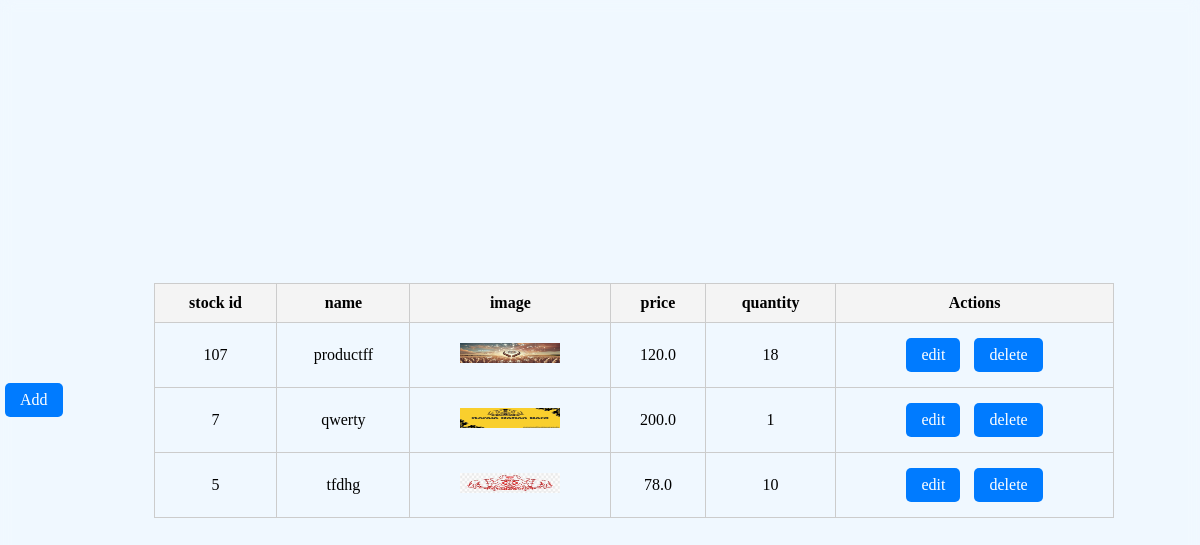
The app's page /addandupdatestock with its own data.
### administrator/models.py (models this page shows)
class stocktable(models.Model):
    SHOP=models.ForeignKey(Shopprofile,on_delete=models.CASCADE,null=True,blank=True)
    stockid=models.IntegerField(null=True,blank=True)
    name=models.CharField(max_length=100,null=True,blank=True)
    image=models.FileField()
    price=models.FloatField(null=True,blank=True)
    quantity=models.IntegerField(null=True,blank=True)

### administrator/views.py (the view)
# urls.py: path('addandupdatestock',addandupdatestock.as_view(),name='addandupdatestock'),
class addandupdatestock(View):
    def get(self,request):
        c=stocktable.objects.all()
        return render(request,'ration shop/addandupdate/addandupdatestock.html',{'a':c})

### templates/ration shop/addandupdate/addandupdatestock.html (shortened to what this page needs)
{% load static %}
<!DOCTYPE html>
<html lang="en">
<head>
    <link rel="stylesheet" href="{% static 'css/verifyshop.css' %}">
</head>
<body>
    <table>
        <tr>
            <th>stock id</th>
            <th>name</th>
            <th>image</th>
            <th>price</th>
            <th>quantity</th>
            <th>Actions</th>
        </tr>
        {% for i in a %}
        <tr>
            <td>{{i.stockid}}</td>
            <td>{{i.name}}</td>
            <td><img src="{{i.image.url}}" width="100" height="20"></td>
            <td>{{i.price}}</td>
            <td>{{i.quantity}}</td>
            <td>
                <a href="/editstock/{{i.id}}">edit</a>
                <a href="/deletestock/{{i.id}}" class="">delete</a>
            </td>
        </tr>
        {% endfor %}
        <tr>
            <a href="addstock">Add</a>
        </tr>
    </table>
</body>
</html>

### static/css/verifyshop.css (style rules this page uses)
* { padding: 0%; box-sizing: border-box; margin: 0%; }
body { display: flex; justify-content: center; height: 100vh; font-size: medium; align-items: center; background-color: aliceblue; background-repeat:no-repeat; background-size:cover; backdrop-filter: blur(7px); overflow: hidden; }

### templates/ration shop/addandupdate/addandupdatestock.html (style rules this page uses)
table { width: 80%; margin: 20px auto; border-collapse: collapse; }
th, td { padding: 10px; text-align: center; border: 1px solid #ccc; }
th { background-color: #f4f4f4; }
a { display: inline-block; padding: 8px 15px; margin: 5px; text-decoration: none; color: white; background-color: #007BFF; border-radius: 5px; }

### records on screen
stocktable: stockid "107", name "productff", image (picture), price "120.0", quantity "18"
stocktable: stockid "7", name "qwerty", image (picture), price "200.0", quantity "1"
stocktable: stockid "5", name "tfdhg", image (picture), price "78.0", quantity "10"
